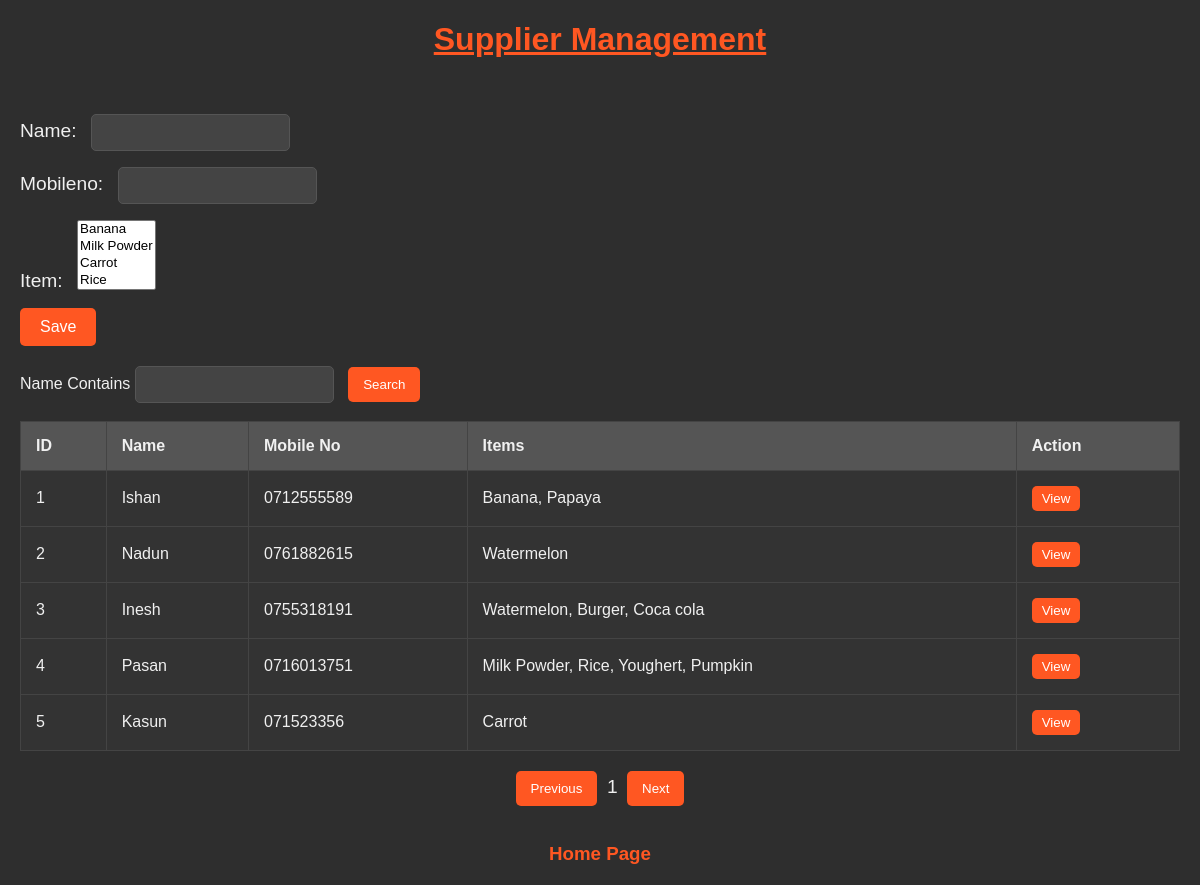
Page /app/supplier/ on the committed database.
### app/models.py (models this page shows, shortened)
class Item (models.Model):
    name = models.CharField(max_length = 20)
    price = models.DecimalField(max_digits=8, decimal_places=2)
    image = models.ImageField(upload_to = 'items/')
    category = models.ForeignKey(Category, on_delete = models.CASCADE)
    unit = models.ForeignKey(Unit, on_delete = models.CASCADE)
    def __str__(self):
        return self.name

class Supplier (models.Model):
    name = models.CharField(max_length=20)
    mobileno = models.CharField(max_length = 10)
    item = models.ManyToManyField(Item)

### app/views.py (the view)
# urls.py: path('supplier/', views.supplier_view, name='suppliers'),
def supplier_view(request):
    suppliers = Supplier.objects.all()
    if request.method == 'POST':
        form = SupplierForm(request.POST)
        if form.is_valid():
            form.save()
    else:
        form = SupplierForm()
    context = {'form':form, 'supplrs':suppliers}
    return render(request, 'supplier.html', context)

### app/forms.py
class SupplierForm(forms.ModelForm):
    class Meta:
        model = Supplier
        fields = '__all__'

### app/templates/supplier.html (shortened to what this page needs)
<!DOCTYPE html>
<html lang="en">
<head>
</head>
<body>
    <h1><u>Supplier Management</u></h1>
    <br>
        <form method="POST">
            {{form.as_p}}
            <input type="submit" value="Save">
         </form>
         <label>Name Contains</label>
         <input>
         <button>Search</button>
         <br>
         <br>
         <table border="1">
            <tr>
                <th>ID</th>
                <th>Name</th>
                <th>Mobile No</th>
                <th>Items</th>
                <th>Action</th>
            </tr>
            {% for supplier in supplrs %}
            <tr>
                <td>{{supplier.id}}</td>
                <td>{{supplier.name}}</td>
                <td>{{supplier.mobileno}}</td>
                <td>{{supplier.item.all|join:", "}}</td>
                <td><button>View</button></td>
            </tr>
            {% endfor %}
         </table>
         <div class="pagination">
            <button>Previous</button>
            <label>1</label>
            <button>Next</button>
        </div>
        <br>
        <li><a href="{% url 'home' %}"><h3>Home Page</h3></a></li>
</body>
</html>

### app/templates/supplier.html (style rules this page uses)
body { background-color: #2e2e2e; color: #f0f0f0; font-family: Arial, sans-serif; margin: 20px; }
h1 { text-align: center; color: #ff5722; }
form { margin-bottom: 20px; }
form label, form lable { margin-right: 10px; font-size: 1.2em; }
form input { padding: 10px; margin-right: 10px; border: 1px solid #555; border-radius: 5px; background-color: #444; color: #fff; }
button { padding: 10px 15px; border: none; border-radius: 5px; background-color: #ff5722; color: #fff; cursor: pointer; margin-right: 10px; }
input[type="submit"] { padding: 10px 20px; border: none; border-radius: 5px; background-color: #ff5722; color: #fff; font-size: 1em; cursor: pointer; transition: background-color 0.3s; }
input { padding: 10px; margin-right: 10px; border: 1px solid #555; border-radius: 5px; background-color: #444; color: #fff; }
table { width: 100%; border-collapse: collapse; margin-bottom: 20px; }
table, th, td { border: 1px solid #444; }
th, td { padding: 15px; text-align: left; }
th { background-color: #555; }
td { background-color: #333; }
td button { padding: 5px 10px; border: none; border-radius: 5px; background-color: #ff5722; color: #fff; cursor: pointer; }
.pagination { text-align: center; }
.pagination button { padding: 10px 15px; border: none; border-radius: 5px; background-color: #ff5722; color: #fff; cursor: pointer; margin: 0 5px; }
.pagination label { font-size: 1.2em; }
li { list-style: none; text-align: center; }
a { color: #ff5722; text-decoration: none; }

### rows in the picture
Supplier: id "1", name "Ishan", mobileno "0712555589", item.all "Banana, Papaya"
Supplier: id "2", name "Nadun", mobileno "0761882615", item.all "Watermelon"
Supplier: id "3", name "Inesh", mobileno "0755318191", item.all "Watermelon, Burger, Coca cola"
Supplier: id "4", name "Pasan", mobileno "0716013751", item.all "Milk Powder, Rice, Youghert, Pumpkin"
Supplier: id "5", name "Kasun", mobileno "071523356", item.all "Carrot"
